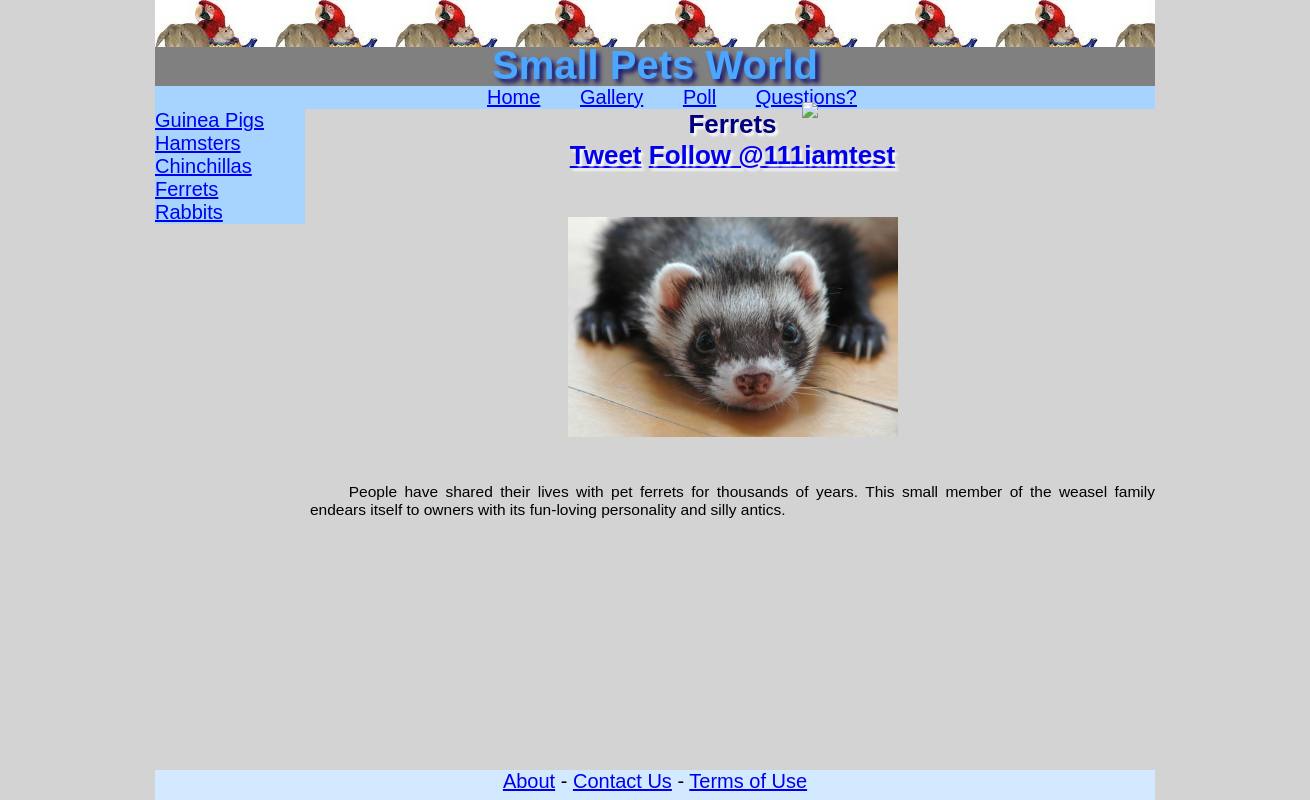
The app's page /ferret.php with its own data.
### tables this page shows
CREATE TABLE IF NOT EXISTS `smallpets` (
  `Type` varchar(20) NOT NULL,
  `ImageUrl` varchar(300) NOT NULL,
  `ImageUrl2` varchar(300) NOT NULL,
  `Info` varchar(2000) NOT NULL,
  `Homecare` varchar(2000) NOT NULL,
  `Vetcare` varchar(2000) NOT NULL,
  `Illnesses` varchar(2000) NOT NULL,
  `Planning` varchar(2000) NOT NULL,
  PRIMARY KEY (`Type`)
);

### ferret.php (the view, shortened to what this page needs)
<?php
$action = (isset($_REQUEST['action'])&& $_REQUEST['action'] !=NULL)?$_REQUEST['action']:'';
if($action == 'ajax'){
	$link = mysql_connect("localhost","root","") or die("Couldn't make connection.");
	$db = mysql_select_db("Pets", $link) or die("Couldn't select database");
	$query = mysql_query("SELECT * FROM smallpets WHERE type = 'Ferret' ");
	$flag = 0;
while($row = mysql_fetch_array($query)){
		echo '     <br><h3 class = "space subtitle">' . 'Homecare' . '</h3>' . PHP_EOL;
		echo '         <p>' . $row['Homecare'] . '</p>' . PHP_EOL;
    echo '         <br><h3 class = "space subtitle">' . 'Vetcare' . '</h3>' . PHP_EOL;
		echo '         <p>' . $row['Vetcare'] . '</p>' . PHP_EOL;
    echo '         <br><h3 class = "space subtitle">' . 'Illnesses' . '</h3>' . PHP_EOL;
		echo '         <p>' . $row['Illnesses'] . '</p>' . PHP_EOL;
    echo '         <br><h3 class = "space subtitle">' . 'Planning' . '</h3>' . PHP_EOL;
		echo '         <p>' . $row['Planning'] . '</p>' . PHP_EOL;
}
} else{
?>
<!DOCTYPE html>
<html>
  <head>
	<?php
	$db = mysql_connect("localhost", "root");
	?>
    <link rel="stylesheet" type="text/css" href="style.css"/>
		    <link rel="stylesheet" type="text/css"
	href="http://ajax.googleapis.com/ajax/libs/jqueryui/1.10.0/themes/base/jquery-ui.css"/>
  </head>
  <body>
    <div id="container">
    <div id="header">
	  <h1><span></span></h1>
 	  <h1>Small Pets World</h1>
    </div>
	  <div id="navigationh">
	    <ul>
        <li><a href="index.php">Home</a></li>
        <li><a href="gallery.php">Gallery</a></li>
        <li><a href="poll.php">Poll</a></li>
        <li><a href="questions.php">Questions?</a></li>
	    </ul>
    </div>
    <div id="navigationv">
	    <ul>
        <li><a href="guineapig.php">Guinea Pigs</a></li>
        <li><a href="hamster.php">Hamsters</a></li>
        <li><a href="chinchilla.php">Chinchillas</a></li>
        <li><a href="ferret.php">Ferrets</a></li>
        <li><a href="rabbit.php">Rabbits</a></li>
	    </ul>
    </div>
    <div id="content">
      <h2 id="pagetitle">Ferrets
      <br />
	<a href="https://twitter.com/share" class="twitter-share-button" id="twitter" data-lang="en">Tweet</a>
	<a href="https://twitter.com/111iamtest" class="twitter-follow-button" id="twitter" data-show-count="false" data-lang="en">Follow @111iamtest</a>
      <br />
      </h2>
	<?php
		$result = mysql_query("SELECT * FROM smallpets WHERE Type = 'Ferret'", $db);
		while($row = mysql_fetch_array($result)){
      echo '          <br><br><img class="petimage" src="' . $row['ImageUrl2'] . '" alt="Under Construction"/>';
		echo '<br><br><p class = "space">' . $row['Info'] . '</p>' . PHP_EOL;
		}
	?>
    </div>
		<div id="loader"><img src="loader.gif"></div>
	    <div id="pushdown"></div>
	    </div>
	    <div id="footer">
		    <a href="#">About</a> - <a href="questions.php">Contact Us</a> - <a href="#">Terms of Use</a>
		  </div>
	  </body>
	</html>
	<?php }?>

### style.css (style rules this page uses)
* { margin:0; padding:0; }
body { width:1000px; margin:auto; font-family:Arial, helvetica, Verdana, Sans-Serif; font-size:20px; background:lightgray; }
html, body { height:100%; }
h1 { height:43px; font-size:2em; font-style:bold; color:#4BA6FF; text-shadow: 0.1em 0.1em 0.1em midnightblue; }
p { text-indent:2.5em; font-size:0.775em; text-align:justify; }
.space { line-height: 0.3 em; }
#container { min-height:100%; margin-bottom:-30px; }
#header { background-color:gray; text-align:center; position: relative }
#header h1 span { background: url(pattern.jpg) repeat-x; display: block; width: 100%; height: 47px; position: absolute; }
#pagetitle { color:navy; text-shadow: white 0.1em 0.1em 0.1em; font-size:1.3em; text-align: center; }
#navigationh { background-color:#A7D4FF; }
#navigationh ul { text-align:center; }
#navigationh li { display:inline; padding-left:1.7em; }
#navigationv { float:left; background-color:#A7D4FF; width:150px; }
#navigationv li { list-style-type:none; }
#content { margin-left:155px; }
#pushdown { clear:both; height:30px; }
#footer { background-color:#D2E9FF; text-align:center; height:30px; }
img.petimage { display:block; margin-left:auto; margin-right:auto; width: 16.5em; height: 11em; }
#loader { position: absolute; text-align: center; top: 100px; width: 100%; display:none; }

### records on screen
smallpets: ImageUrl2 (picture), Info "People have shared their lives with pet ferrets for thousands of years. This small member of the weasel family endears itself to owners with its fun-loving personality and silly antics."
